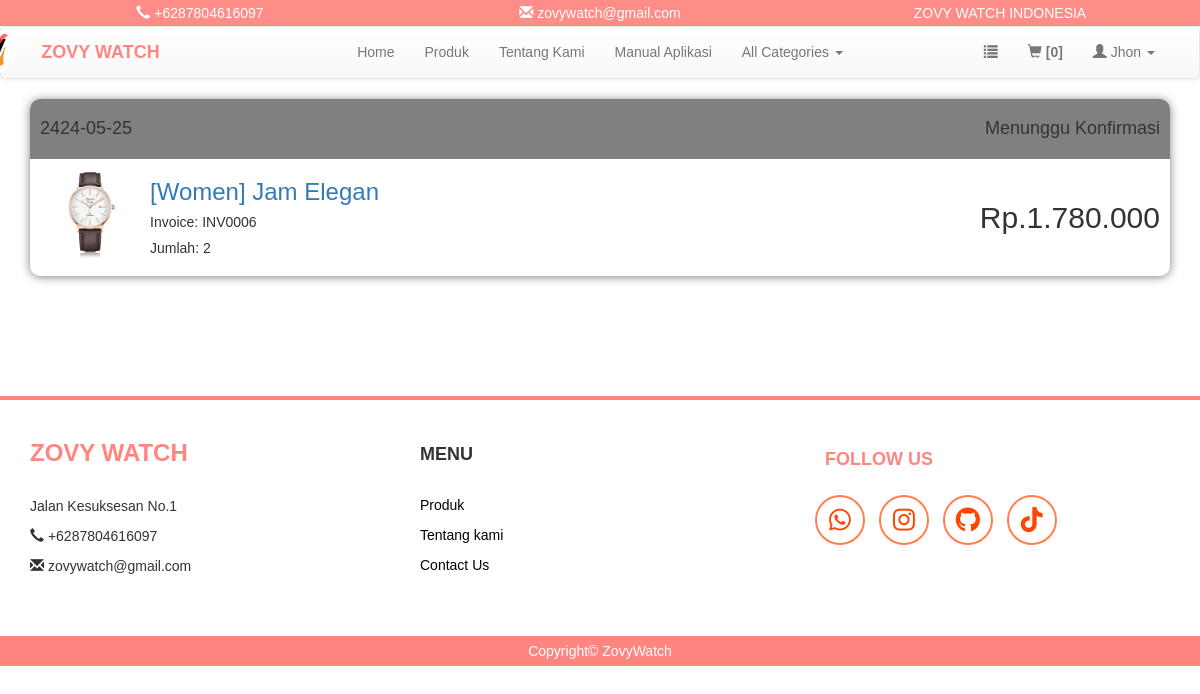
The app's page /riwayat.php (signed in), older data.
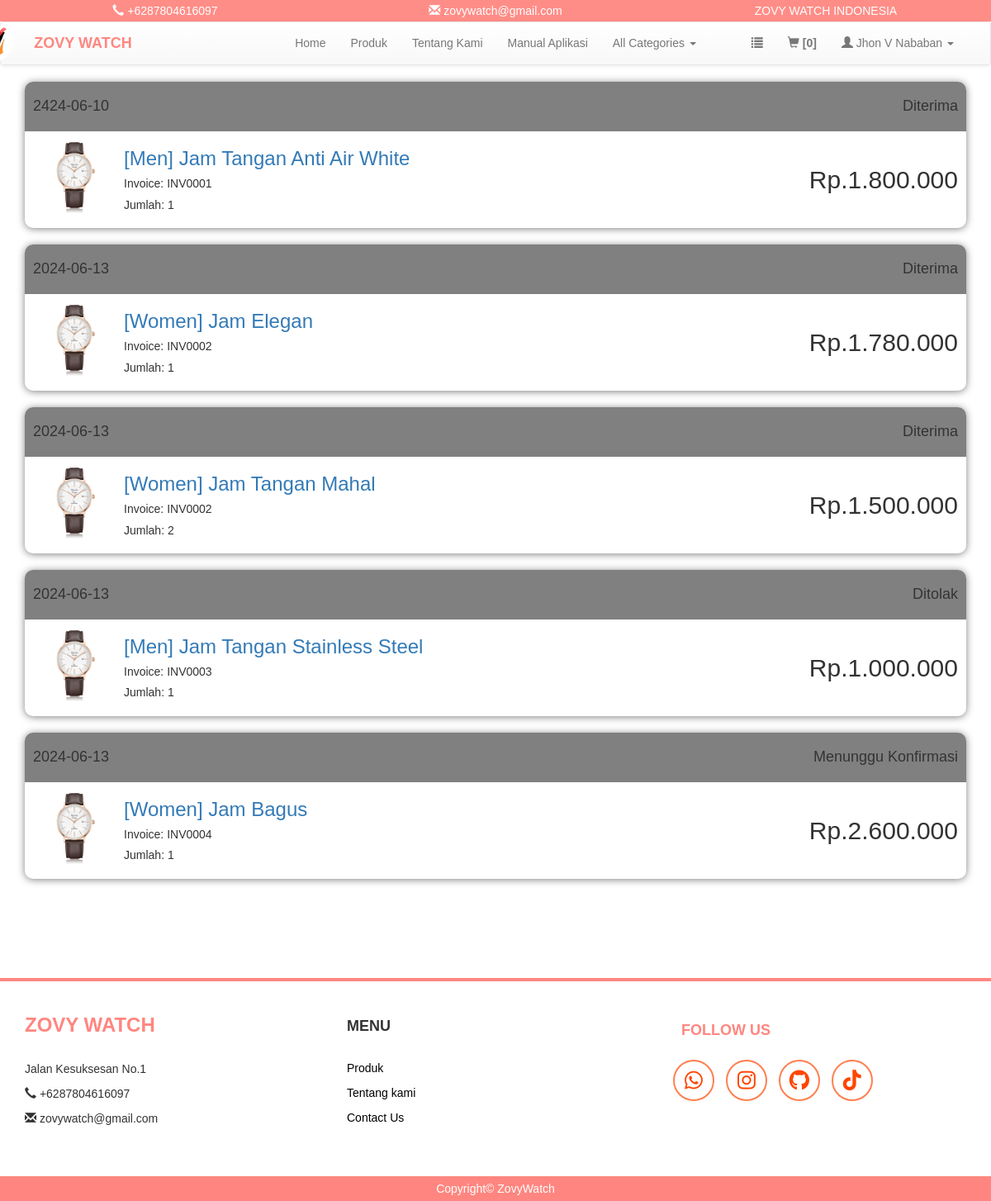
The same page, newer data.
### tables this page shows
CREATE TABLE `produksi` (
  `id_order` int NOT NULL,
  `invoice` varchar(200) NOT NULL,
  `kode_customer` varchar(200) NOT NULL,
  `kode_produk` varchar(200) NOT NULL,
  `nama_produk` varchar(200) NOT NULL,
  `qty` int NOT NULL,
  `harga` int NOT NULL,
  `status` varchar(200) NOT NULL,
  `tanggal` date NOT NULL,
  `provinsi` varchar(200) NOT NULL,
  `kota` varchar(200) NOT NULL,
  `alamat` varchar(200) NOT NULL,
  `kode_pos` varchar(200) NOT NULL,
  `terima` varchar(200) NOT NULL,
  `tolak` varchar(200) NOT NULL,
  `cek` int NOT NULL
);

### riwayat.php (the view, shortened to what this page needs)
<?php
include 'header.php';
include './koneksi/koneksi.php';
if (isset($_SESSION['kd_cs'])) {
    $customer_id = $_SESSION['kd_cs'];
    $query = "SELECT * FROM produksi WHERE kode_customer = '$customer_id' ORDER BY tanggal DESC";
    $result = mysqli_query($conn, $query);
    if (mysqli_num_rows($result) > 0) {
        $orders = [];
        while ($row = mysqli_fetch_assoc($result)) {
            $orders[] = $row;
        }
    } else {
        $orders = false;
    }
} else {
    $orders = false;
}
?>
<div class="container" style="padding-bottom: 100px;">
    <?php if ($orders) : ?>
        <?php foreach ($orders as $order) : ?>
            <div class="riwayat">
                <div class="riw-head">
                    <h4><?php echo htmlspecialchars($order['tanggal']); ?></h4>
                    <strong>
                        <h4>
                            <?php
                            if ($order['terima'] == '1') {
                                echo "Diterima";
                            } elseif ($order['tolak'] == '1') {
                                echo "Ditolak";
                            } else {
                                echo "Menunggu Konfirmasi";
                            }
                            ?>
                        </h4>
                    </strong>
                </div>
                <div class="riw-body">
                    <div class="riw-produk">
                        <div class="riw-img">
                            <img src="image/produk/664f7f52ee3e7.jpg" alt="produk-img" width="100px">
                        </div>
                        <div class="riw-detail">
                            <a href="selesai.php?id_order=<?php echo htmlspecialchars($order['id_order']); ?>">
                                <h3><?php echo htmlspecialchars($order['nama_produk']); ?></h3>
                            </a>
                            <h5>Invoice: <?php echo htmlspecialchars($order['invoice']); ?></h5>
                            <h5>Jumlah: <?php echo htmlspecialchars($order['qty']); ?></h5>
                        </div>
                    </div>
                    <div class="riw-harga">
                        <h2>Rp.<?php echo number_format($order['harga'], 0, ',', '.'); ?></h2>
                    </div>
                </div>
            </div>
        <?php endforeach; ?>
    <?php else : ?>
        <h4 class="text-center" style="font-weight: bold;">Tidak ada riwayat pesanan yang ditemukan.</h4>
    <?php endif; ?>
</div>
<?php
include 'footer.php';
?>

### header.php (shortened to what this page needs)
<?php
include 'koneksi/koneksi.php';
?>
<!DOCTYPE html>
<html>
<head>
    <link rel="stylesheet" type="text/css" href="css/bootstrap.min.css">
    <link rel="stylesheet" type="text/css" href="css/style.css">
    <link rel="stylesheet" type="text/css" href="css/bootstrap-theme.css">
</head>
<body>
    <div class="container-fluid">
        <div class="row top">
            <center>
                <div class="col-md-4" style="padding: 3px;">
                    <span><i class="glyphicon glyphicon-earphone"></i> +6287804616097</span>
                </div>
                <div class="col-md-4" style="padding: 3px;">
                    <span><i class="glyphicon glyphicon-envelope"></i> zovywatch@gmail.com</span>
                </div>
                <div class="col-md-4" style="padding: 3px;">
                    <span>ZOVY WATCH INDONESIA</span>
                </div>
            </center>
        </div>
    </div>
    <nav class="navbar navbar-default">
        <div class="container">
            <div class="navbar-header">
                <div class="profile">
                    <img src="image/home/LOGO ZOVY.png" alt="logozovy">
                </div>
                <a class="navbar-brand" href="#" style="color: #ff8680"><b>ZOVY WATCH</b></a>
            </div>
            <div class="collapse navbar-collapse" id="navbar-content">
                <ul class="nav navbar-nav navbar-center">
                    <li><a href="index.php">Home</a></li>
                    <li><a href="produk.php">Produk</a></li>
                    <li><a href="about.php">Tentang Kami</a></li>
                    <li><a href="manual.php">Manual Aplikasi</a></li>
					<li class="dropdown">
                        <a href="#" class="dropdown-toggle" data-toggle="dropdown" role="button" aria-haspopup="true" aria-expanded="false">All Categories <span class="caret"></span></a>
                    </li>
                </ul>
                <ul class="nav navbar-nav navbar-right">
                    <li><a href="riwayat.php"><i class="glyphicon glyphicon-list"></i></a></li>
                    <?php
                    if(isset($_SESSION['kd_cs'])) {
                        $kode_cs = $_SESSION['kd_cs'];
                        $cek = mysqli_query($conn, "SELECT kode_produk FROM keranjang WHERE kode_customer = '$kode_cs' ");
                        $value = mysqli_num_rows($cek);
                    ?>
                    <li><a href="keranjang.php"><i class="glyphicon glyphicon-shopping-cart"></i> <b>[<?= $value ?>]</b></a></li>
                    <?php
                    } else {
                        echo "<li><a href='keranjang.php'><i class='glyphicon glyphicon-shopping-cart'></i> [0]</a></li>";
                    }
                    if(!isset($_SESSION['user'])) {
                    ?>
                    <li class="dropdown">
                        <a href="#" class="dropdown-toggle" data-toggle="dropdown" role="button" aria-haspopup="true" aria-expanded="false"><i class="glyphicon glyphicon-user"></i> Akun <span class="caret"></span></a>
                        <ul class="dropdown-menu">
                            <li><a href="user_login.php">Login</a></li>
                            <li><a href="register.php">Register</a></li>
                        </ul>
                    </li>
                    <?php
                    } else {
                    ?>
                    <li class="dropdown">
                        <a href="#" class="dropdown-toggle" data-toggle="dropdown" role="button" aria-haspopup="true" aria-expanded="false"><i class="glyphicon glyphicon-user"></i> <?= $_SESSION['user']; ?> <span class="caret"></span></a>
                    </li>
                    <?php
                    }
                    ?>
                </ul>
            </div>
        </div>
    </nav>
</body>
</html>

### footer.php (shortened to what this page needs)
<link rel="stylesheet" href="https://cdnjs.cloudflare.com/ajax/libs/font-awesome/6.0.0-beta3/css/all.min.css">
	<footer style="border-top: 4px solid #ff8680;  ">
		<div class="container" style="padding-bottom: 50px;">
			<div class="row">
				<div class="col-md-4" style="margin-top: 20px;">
					<h3 style="color: #ff8680; padding-bottom: 20px;"><b>ZOVY WATCH</b></h3>
					<p>Jalan Kesuksesan No.1</p>
					<p><i class="glyphicon glyphicon-earphone"></i> +6287804616097</p>
					<p><i class="glyphicon glyphicon-envelope"></i> zovywatch@gmail.com</p>
				</div>
				<div class="col-md-4" style="margin-top: 35px;">
					<h5 style="padding-bottom: 20px;"><b style="font-size: 18px;">MENU</b></h5>
					<p><a href="produk.php"  style="color: #000">Produk</a></p>
					<p><a href="about.php"  style="color: #000">Tentang kami</a></p>
					<p><a href="contact.php"  style="color: #000">Contact Us</a></p>
				</div>
				<div class="col-md-4">
				<div class="sosmed">
                <h4 class="sosmed-title" style="color: #ff8680"><b>FOLLOW US</b></h4>
                <a href="https://wa.me/089633451402">
					<i class = "fa-brands fa-whatsapp"></i>
                </a>
                <a href="https://www.instagram.com/zainabaqilah_/">
					<i class = "fa-brands fa-instagram"></i>
                </a>
                <a href="https://www.github.com/zainabaqilah">
					<i class = "fa-brands fa-github"></i>
                </a>
                <a href="https://www.tiktok.com/@itsmejaee1">
                    <i class = "fa-brands fa-tiktok"></i>
                </a>
            </div>
				</div>
			</div>
		</div>
		<div class="copy" style="background-color: #ff8680; padding: 5px; color: #fff; text-align: center;">
			<span>Copyright&copy; ZovyWatch</span>
		</div>
	</footer>
</body>
</html>

### css/style.css (style rules this page uses)
body { margin:0; padding: 0; }
.top { background-color: #ff8d87; color: #fff; }

### header.php (style rules this page uses)
body { font-family: Arial, sans-serif; }
.navbar-header { display: flex; }
.navbar-header .profile { margin-left: -80px; margin-bottom: 1px; }
.navbar-brand b { margin-left: 25px; }
.navbar-center { position: absolute; left: 50%; transform: translateX(-50%); }
.nav > li > a { color: #555; position: relative; padding-bottom: 2px; }
.nav > li > a::after { content: ''; position: absolute; bottom: 0; left: 50%; width: 0; height: 2px; background: #ff8680; transition: width 0.3s ease, left 0.3s ease; }
.profile img { height:50px; border-radius: 1000%; }

### riwayat.php (style rules this page uses)
.riwayat { box-shadow: 0 1px 10px rgba(0, 0, 0, 0.5); border-radius: 10px; margin-bottom: 20px; }
.riw-head { display: flex; justify-content: space-between; align-items: center; background: gray; padding: 10px; border-top-left-radius: 10px; border-top-right-radius: 10px; margin-bottom: -10px; }
.riw-body { padding: 10px; display: flex; justify-content: space-between; align-items: center; }
.riw-produk { display: flex; align-items: center; }
.riw-detail { background: white; border-bottom-left-radius: 10px; border-bottom-right-radius: 10px; padding-left: 10px; }

### footer.php (style rules this page uses)
.sosmed { margin-top: 50px; }
.sosmed a { margin: 5px; position: relative; display: inline-flex; align-items: center; justify-content: center; width: 50px; height: 50px; background: transparent; border: 2px solid #FF7F50; border-radius: 50%; color: #FF4500; font-size: 25px; text-decoration: none; z-index: 1; overflow: hidden; transition: 0.5s; }
.sosmed a::before { content: ""; position: absolute; top: 0; left: 0; width: 0; height: 100%; background: #FFA07A; z-index: -1; }
.sosmed-title { margin-bottom: 20px; margin-left :15px; }

Row changes from the older to the newer data that the page shows:
removed produksi: tanggal "2424-05-25", terima "Menunggu Konfirmasi", nama_produk "[Women] Jam Elegan", invoice "INV0006", qty "2", harga "1.780.000"
added produksi: tanggal "2424-06-10", terima "Diterima", nama_produk "[Men] Jam Tangan Anti Air White", invoice "INV0001", qty "1", harga "1.800.000"
added produksi: tanggal "2024-06-13", terima "Diterima", nama_produk "[Women] Jam Elegan", invoice "INV0002", qty "1", harga "1.780.000"
added produksi: tanggal "2024-06-13", terima "Diterima", nama_produk "[Women] Jam Tangan Mahal", invoice "INV0002", qty "2", harga "1.500.000"
added produksi: tanggal "2024-06-13", terima "Ditolak", nama_produk "[Men] Jam Tangan Stainless Steel", invoice "INV0003", qty "1", harga "1.000.000"
added produksi: tanggal "2024-06-13", terima "Menunggu Konfirmasi", nama_produk "[Women] Jam Bagus", invoice "INV0004", qty "1", harga "2.600.000"
Text that changed along with them:
$_SESSION['user']: "Jhon" → "Jhon V Nababan"
